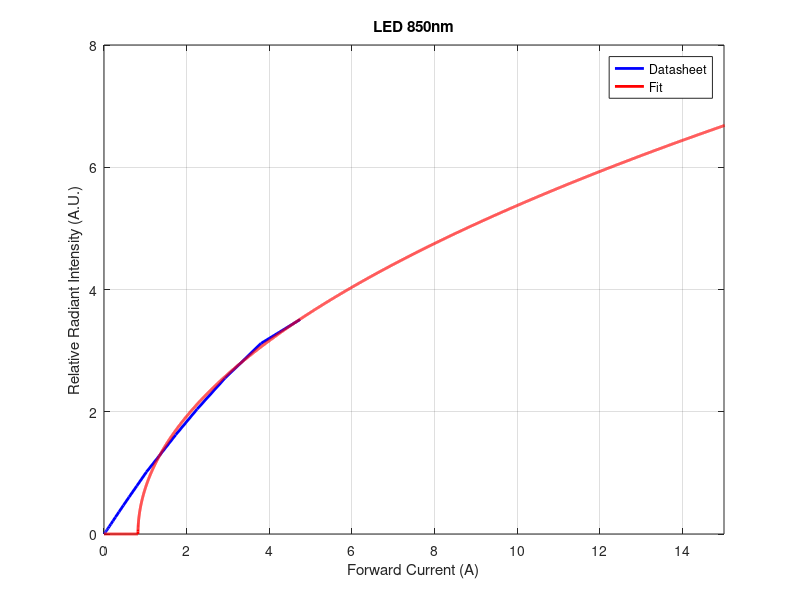
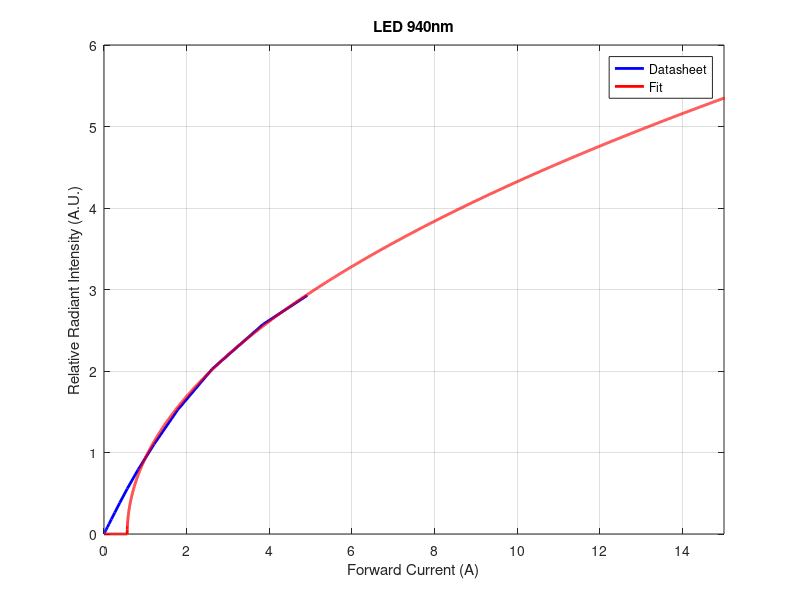

Here is the MATLAB script that generated these plots, in order:
close all;clear all;
datos850=dlmread('potencia_850_datos.txt',';',0,0);	% '\t'="TAB"; como la primer fila es el encabezado, se omite esta fila en la lectura
datos940=dlmread('potencia_940_datos.txt',';',0,0);	% '\t'="TAB"; como la primer fila es el encabezado, se omite esta fila en la lectura
x=0:1:30e3;
m=0.003148;
b= -2.586 ;
y=m.*x+b;

figure()
plot(datos850(:,1)*1e-3,datos850(:,2),"b", "linewidth", 2)
hold on;
plot(x*1e-3,sqrt(y),"r", "linewidth", 2)
xlim([0,15])
ylim([0,8])
grid on;
xlabel("Forward Current (A)");
ylabel("Relative Radiant Intensity (A.U.)");
legend("Datasheet","Fit");
title("LED 850nm")


x=0:1:30e3;
m=0.001981;
b= -1.112;
y=m.*x+b;

figure()
plot(datos940(:,1)*1e-3,datos940(:,2),"b", "linewidth", 2)
hold on;
plot(x*1e-3,sqrt(y),"r", "linewidth", 2)
xlim([0,15])
ylim([0,6])
grid on;
xlabel("Forward Current (A)");
ylabel("Relative Radiant Intensity (A.U.)");
legend("Datasheet","Fit");
title("LED 940nm")


